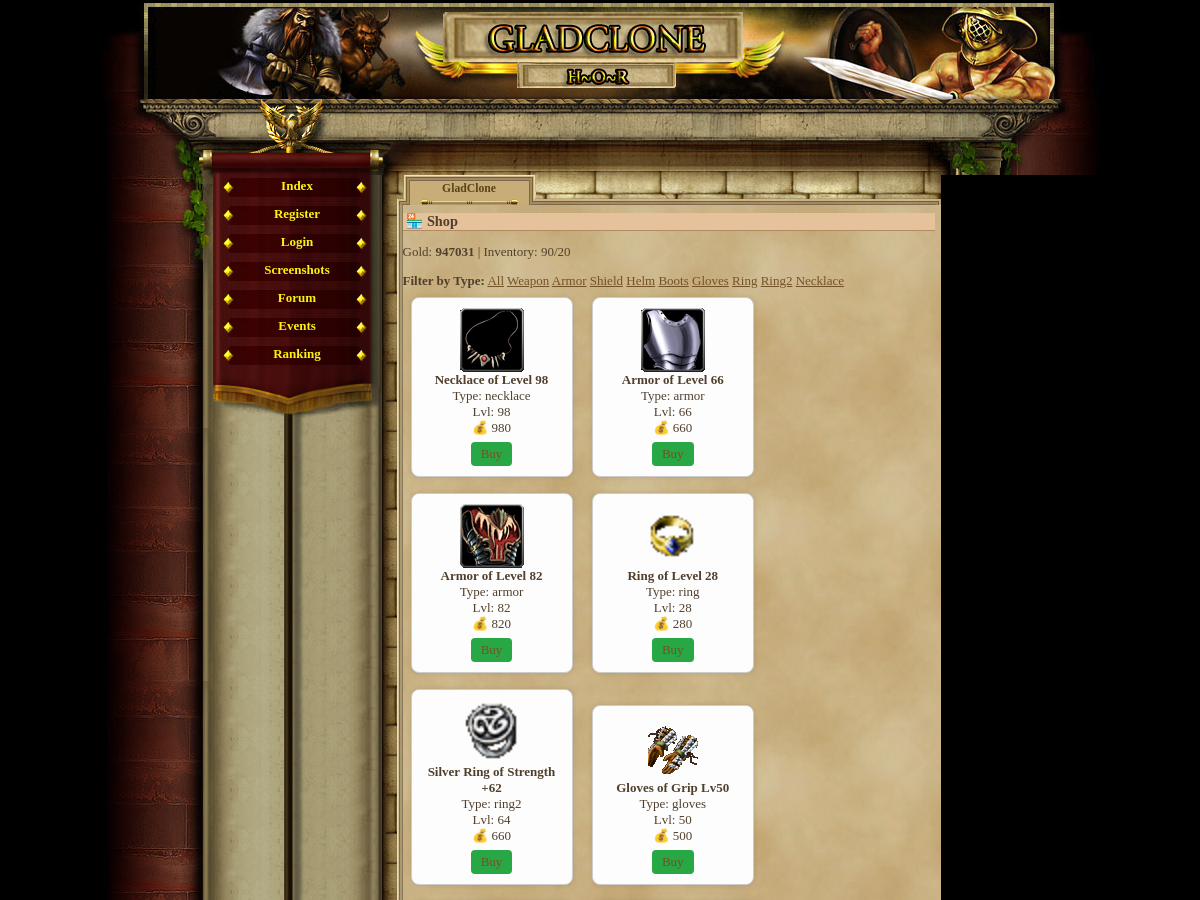
/shop.php (signed in, upper part), run on an earlier commit of the app's database.
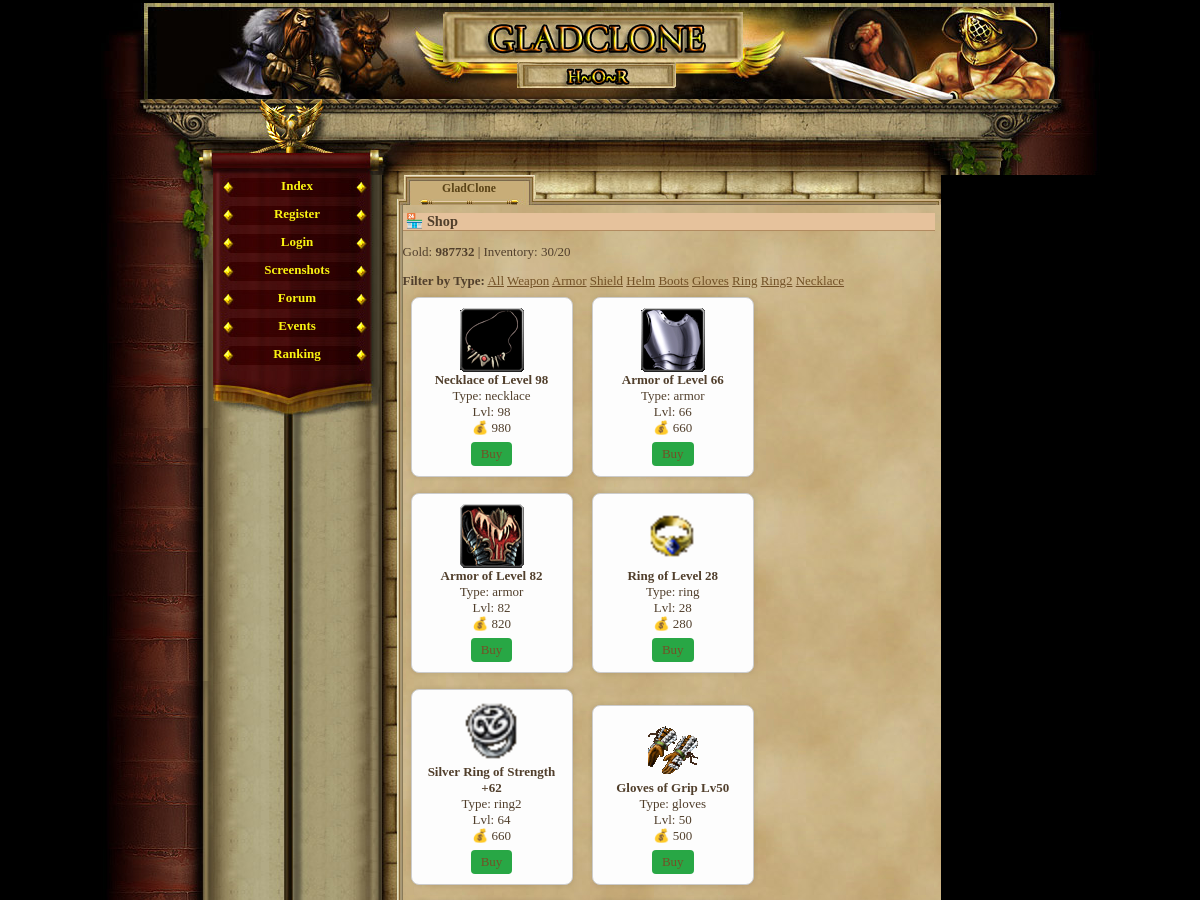
And on a later commit of the database.
### tables this page shows
CREATE TABLE `gracze` (
  `id` int(11) NOT NULL AUTO_INCREMENT,
  `gracz` int(11) NOT NULL DEFAULT '0',
  `login` varchar(24) NOT NULL,
  `haslo` varchar(40) NOT NULL,
  `email` varchar(40) NOT NULL,
  `plec` tinyint(4) NOT NULL DEFAULT '0',
  `avatar` tinyint(4) NOT NULL DEFAULT '1',
  `pregunta` text NOT NULL,
  `respuesta` text NOT NULL,
  `rank` int(1) NOT NULL DEFAULT '1',
  `nivel` int(1) NOT NULL DEFAULT '1',
  `exp` int(1) NOT NULL DEFAULT '0',
  `exp_max` int(1) NOT NULL DEFAULT '10',
  `honor` int(1) NOT NULL DEFAULT '0',
  `fama` int(1) NOT NULL DEFAULT '0',
  `victorias` int(1) NOT NULL DEFAULT '0',
  `perdidas` int(1) NOT NULL DEFAULT '0',
  `oro_robado` int(1) NOT NULL DEFAULT '0',
  `oro_perdido` int(1) NOT NULL DEFAULT '0',
  `atak` int(5) NOT NULL DEFAULT '0',
  `obrona` int(3) NOT NULL DEFAULT '0',
  `sila` int(1) NOT NULL DEFAULT '5',
  `sila_i` int(1) NOT NULL DEFAULT '0',
  `sila_max` int(1) NOT NULL DEFAULT '10',
  `zrecznosc` int(1) NOT NULL DEFAULT '5',
  `zrecznosc_i` int(1) NOT NULL DEFAULT '0',
  `zrecznosc_max` int(1) NOT NULL DEFAULT '10',
  `wyrzymalosc` int(1) NOT NULL DEFAULT '5',
  `wyrzymalosc_i` int(1) NOT NULL DEFAULT '0',
  `wyrzymalosc_max` int(1) NOT NULL DEFAULT '10',
  `constitucion` int(1) NOT NULL DEFAULT '5',
  `constitucion_i` int(1) NOT NULL DEFAULT '0',
  `constitucion_max` int(1) NOT NULL DEFAULT '10',
  `carisma` int(1) NOT NULL DEFAULT '5',
  `carisma_i` int(1) NOT NULL DEFAULT '0',
  `carisma_max` int(1) NOT NULL DEFAULT '10',
  `inteligencja` int(1) NOT NULL DEFAULT '5',
  `inteligencja_i` int(1) NOT NULL DEFAULT '0',
  `inteligencja_max` int(1) NOT NULL DEFAULT '10',
  `mdchance` int(1) NOT NULL DEFAULT '0',
  `dhchance` int(1) NOT NULL DEFAULT '0',
  `ctchance` int(1) NOT NULL DEFAULT '0',
  `zycie` int(100) NOT NULL DEFAULT '100',
  `zycie_max` int(100) NOT NULL DEFAULT '100',
  `obrazenia_min` int(1) NOT NULL DEFAULT '0',
  `obrazenia_max` int(3) NOT NULL DEFAULT '2',
  `zloto` int(100) NOT NULL DEFAULT '150',
  `zloto_skarbiec` int(11) NOT NULL,
  `punkty` int(11) NOT NULL,
  `pracuje` int(11) NOT NULL,
  `ostatnia_walka_pvp` int(11) NOT NULL,
  `ostatnia_walka_pvc` int(11) NOT NULL,
  `ostatnio_zregenerowano` int(11) NOT NULL,
  `titulo` varchar(24) NOT NULL DEFAULT 'Newbie',
  `arena_level` int(11) NOT NULL,
  `rubies` int(11) NOT NULL DEFAULT '0',
  `centurion_time` int(11) NOT NULL,
  `reportes` int(1) NOT NULL DEFAULT '0',
  `mensajes` int(1) NOT NULL DEFAULT '0',
  `noticias` int(1) NOT NULL DEFAULT '0',
  `bendicion1_type` int(11) NOT NULL,
  `bendicion1_time` int(11) NOT NULL,
  `bendicion2_type` int(11) NOT NULL,
  `bendicion2_time` int(11) NOT NULL,
  `bendicion3_type` int(11) NOT NULL,
  `bendicion3_time` int(11) NOT NULL,
  `bendicion4_type` int(11) NOT NULL,
  `bendicion4_time` int(11) NOT NULL,
  `ostatnia_aktywnosc` int(11) NOT NULL DEFAULT '0',
  `username_locked` tinyint(1) NOT NULL DEFAULT '0',
  `lock_login` tinyint(1) NOT NULL DEFAULT '0',
  PRIMARY KEY (`id`),
  UNIQUE KEY `login` (`login`)
);

### shop.php (the view, shortened to what this page needs)
<?php
require_once('var/ustawienia.php');
require_once('gora_strony.php');
require_once('menu_l.php');
$player_id = $_SESSION['id'];
$player = $conn->query("SELECT nivel, zloto FROM gracze WHERE id = $player_id")->fetch_assoc();
$level = $player['nivel'];
$gold = $player['zloto'];
$inv_count = $conn->query("SELECT COUNT(*) AS total FROM player_items WHERE player_id = $player_id")->fetch_assoc()['total'];
$item_types = ['weapon', 'armor', 'shield', 'helm', 'boots', 'gloves', 'ring', 'ring2', 'necklace'];
$selected_type = $_GET['type'] ?? 'all';
$where = "level_required <= $level";
$shop_items = $conn->query("SELECT * FROM items WHERE $where ORDER BY RAND() LIMIT 20");
?>
<h2>🏪 Shop</h2>
<p>Gold: <strong><?= $gold ?></strong> | Inventory: <?= $inv_count ?>/20</p>
<div>
    <strong>Filter by Type:</strong>
    <a href="shop.php?type=all">All</a>
    <?php foreach ($item_types as $type): ?>
        <a href="shop.php?type=<?= $type ?>"><?= ucfirst($type) ?></a>
    <?php endforeach; ?>
</div>
<?php while ($item = $shop_items->fetch_assoc()): ?>
    <div class="item-box">
        <img src="items/<?= htmlspecialchars($item['image']) ?>" alt="<?= htmlspecialchars($item['name']) ?>"><br>
        <strong><?= htmlspecialchars($item['name']) ?></strong><br>
        Type: <?= $item['slot'] ?><br>
        Lvl: <?= $item['level_required'] ?><br>
        💰 <?= $item['value'] ?><br>
        <a class="buy-btn" href="shop.php?buy=<?= $item['id'] ?>&type=<?= urlencode($selected_type) ?>">Buy</a>
    </div>
<?php endwhile; ?>
<br><a href="index.php">← Back to Dashboard</a>

What changed in the data, as far as the page shows it:
changed gracze: zloto "947031" → "987732"
Also different on the page:
$inv_count: "90" → "30"
